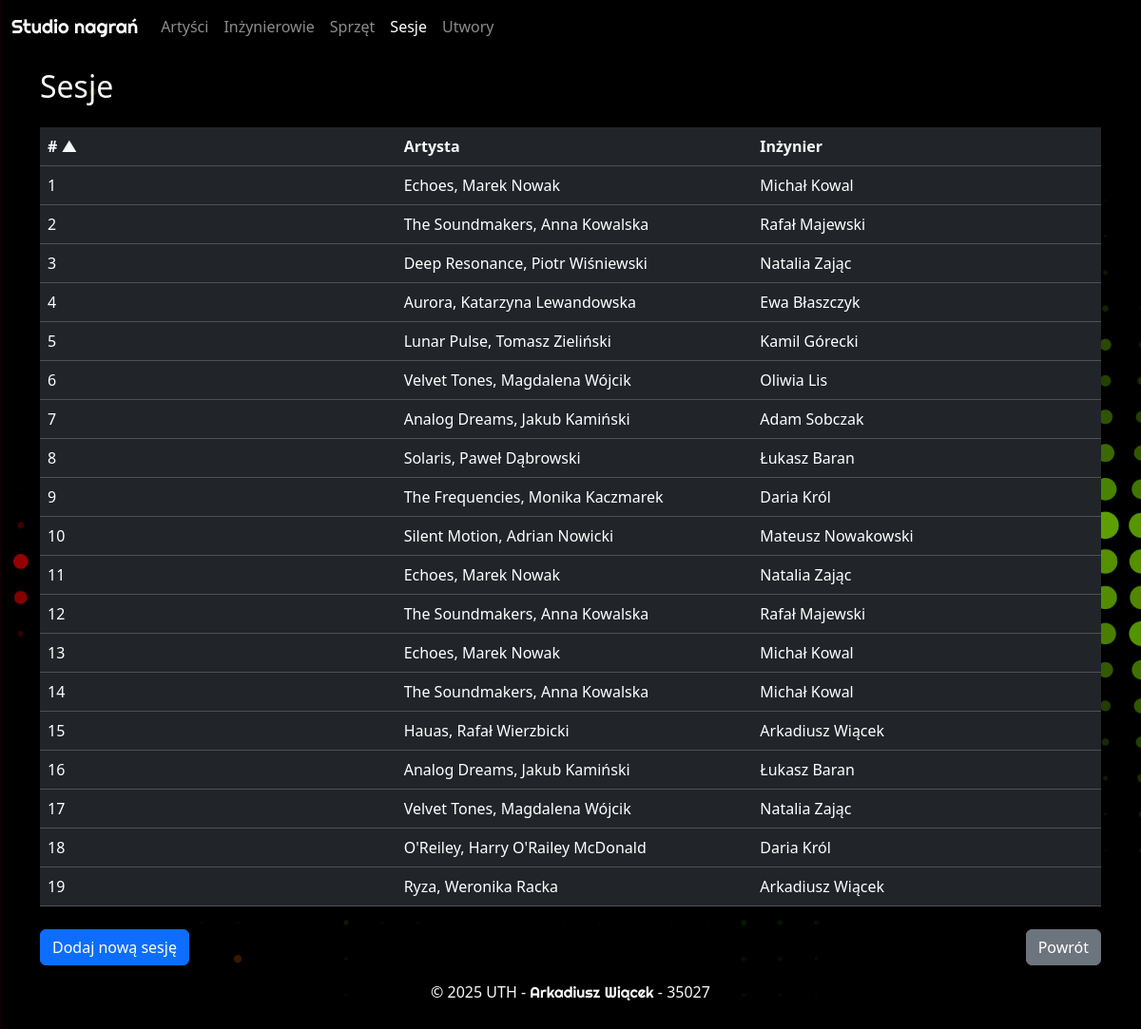
The app's page /sesje, older data.
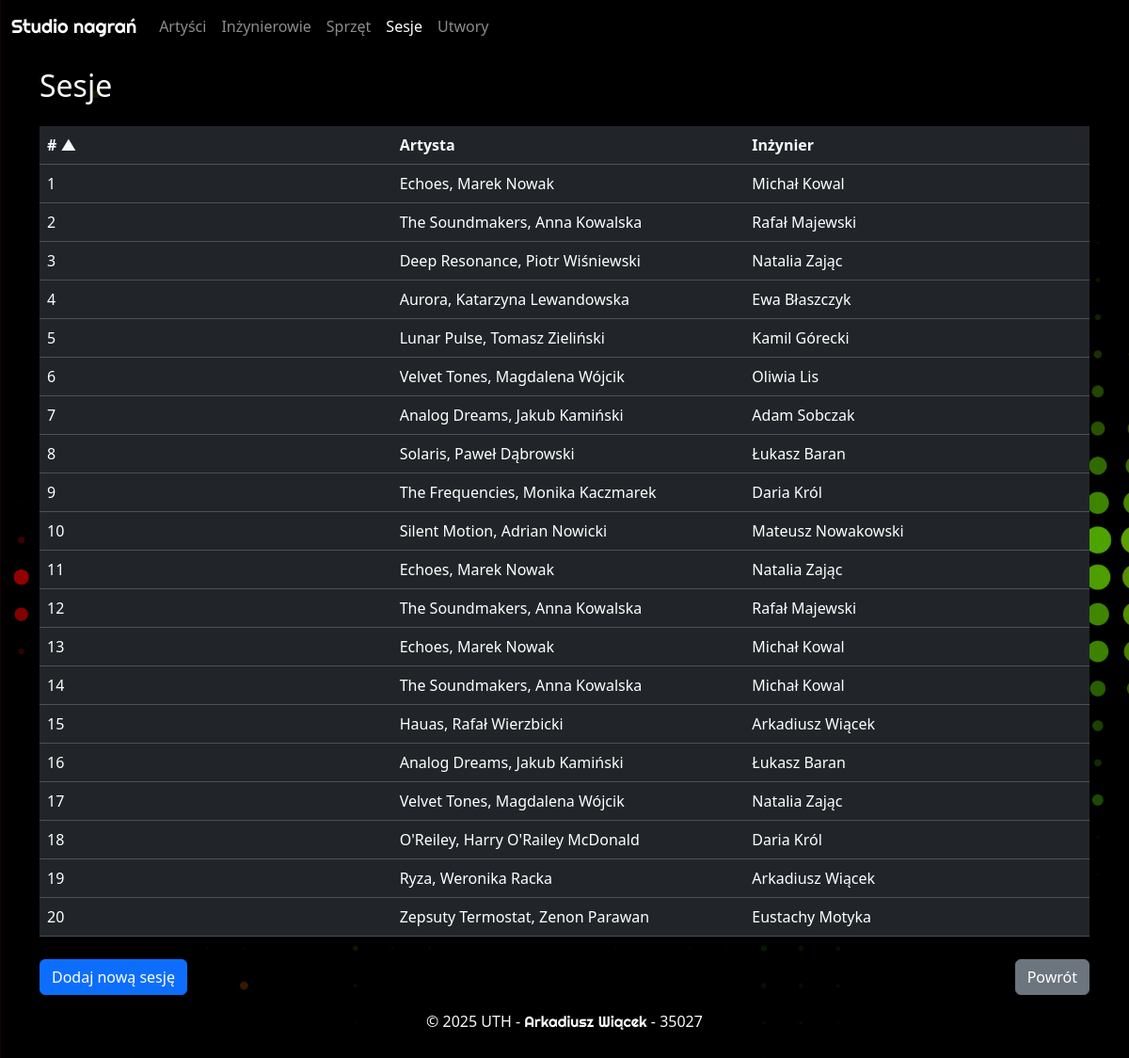
The same page, newer data.
### studio_nagran.py (models this page shows)
class Sesje(Base):
    __tablename__ = "sesje"
    IdSesji = Column(Integer, primary_key=True)
    IdArtysty = Column(Integer, ForeignKey("artysci.IdArtysty", ondelete="CASCADE"))
    IdInzyniera = Column(
        Integer, ForeignKey("inzynierowie.IdInzyniera", ondelete="CASCADE")
    )
    TerminStart = Column(String)
    TerminStop = Column(String)
    artysci = relationship("Artysci", back_populates="sesje")
    inzynierowie = relationship("Inzynierowie", back_populates="sesje")
    utwory = relationship("Utwory", back_populates="sesje")
    sprzety_sesje = relationship("SprzetySesje", back_populates="sesje")

class Artysci(Base):
    __tablename__ = "artysci"
    IdArtysty = Column(Integer, primary_key=True)
    Nazwa = Column(String)
    Imie = Column(String)
    Nazwisko = Column(String)
    sesje = relationship(
        "Sesje", back_populates="artysci", cascade="all, delete-orphan"
    )
    utwory = relationship(
        "Utwory", back_populates="artysci", cascade="all, delete-orphan"
    )

class Inzynierowie(Base):
    __tablename__ = "inzynierowie"
    IdInzyniera = Column(Integer, primary_key=True)
    Imie = Column(String)
    Nazwisko = Column(String)
    sesje = relationship(
        "Sesje", back_populates="inzynierowie", cascade="all, delete-orphan"
    )

### studio_nagran.py (the view, shortened to what this page needs)
@app.route("/sesje")
def sesje_view():
    sesja = Session()
    try:
        sort_by = request.args.get('sort', 'IdSesji')
        order = request.args.get('order', 'asc')
        if sort_by in ['NazwaArtysty', 'ImieArtysty', 'NazwiskoArtysty']:
            if sort_by == 'NazwaArtysty':
                column = Artysci.Nazwa
            elif sort_by == 'ImieArtysty':
                column = Artysci.Imie
            else:
                column = Artysci.Nazwisko
            if order == 'desc':
                column = column.desc()
            else:
                column = column.asc()
            sesje_list = (
                sesja.query(Sesje)
                .join(Artysci)
                .options(joinedload(Sesje.artysci))
                .options(joinedload(Sesje.inzynierowie))
                .order_by(column)
                .all()
            )
        else:
            sort_columns = {
                'IdSesji': Sesje.IdSesji
            }
            if sort_by not in sort_columns:
                sort_by = 'IdSesji'
            column = sort_columns[sort_by]
            if order == 'desc':
                column = column.desc()
            else:
                column = column.asc()
            sesje_list = (
                sesja.query(Sesje)
                .options(joinedload(Sesje.artysci))
                .options(joinedload(Sesje.inzynierowie))
                .order_by(column)
                .all()
            )
        return render_template("sesje.html", sesje=sesje_list, sort_by=sort_by, order=order)
    finally:
        sesja.close()

### templates/sesje.html (shortened to what this page needs)
{% extends "base.html" %}
{% block content %}
    <div class="container">
        <div class="row py-1 py-sm-3">
            <div class="col text-light">
                <h2>
                    Sesje
                </h2>
            </div>
        </div>
        <div class="row">
            <div class="col">
                <table class="table table-hover table-dark">
                    <thead>
                        <tr class="d-sm-table-row">
                            <th>
                                <div class="row">
                                    <div class="col-auto col-sm-4">
                                        <a href="?sort=IdSesji&order={% if sort_by == 'IdSesji' and order == 'asc' %}desc{% else %}asc{% endif %}" class="text-light text-decoration-none">
                                            # {% if sort_by == 'IdSesji' %}{% if order == 'asc' %}▲{% else %}▼{% endif %}{% endif %}
                                        </a>
                                    </div>
                                    <div class="col-auto col-sm-4">
                                        <a href="?sort=NazwaArtysty&order={% if sort_by == 'NazwaArtysty' and order == 'asc' %}desc{% else %}asc{% endif %}" class="text-light text-decoration-none">
                                            Artysta {% if sort_by == 'NazwaArtysty' %}{% if order == 'asc' %}▲{% else %}▼{% endif %}{% endif %}
                                        </a>
                                    </div>
                                    <div class="col-auto col-sm-4">
                                        <a href="?sort=NazwiskoInzyniera&order={% if sort_by == 'NazwiskoInzyniera' and order == 'asc' %}desc{% else %}asc{% endif %}" class="text-light text-decoration-none">
                                            Inżynier {% if sort_by == 'NazwiskoInzyniera' %}{% if order == 'asc' %}▲{% else %}▼{% endif %}{% endif %}
                                        </a>
                                    </div>
                                </div>
                            </th>
                        </tr>
                    </thead>
                    {% for sesja in sesje %}
                        <tr data-bs-toggle="modal"
                            data-bs-target="#sessionModal"
                            data-session-id="{{ sesja.IdSesji }}">
                            <td>
                                <div class="row">
                                    <div class="col-12 col-sm-4">
                                        <span class="d-inline d-sm-none"># </span>{{ sesja.IdSesji }}
                                    </div>
                                    <div class="col-12 col-sm-4">
                                        <span class="d-inline d-sm-none">Artysta: </span>{{ sesja.artysci.Nazwa }}, {{ sesja.artysci.Imie }} {{ sesja.artysci.Nazwisko }}
                                    </div>
                                    <div class="col-12 col-sm-4">
                                        <span class="d-inline d-sm-none">Inżynier: </span>{{ sesja.inzynierowie.Imie }} {{ sesja.inzynierowie.Nazwisko }}
                                    </div>
                                </div>
                            </td>
                        </tr>
                    {% endfor %}
                </table>
            </div>
        </div>
        <div class="row">
            <div class="col-12 col-sm pt-2">
                <a href="{{ url_for("dodaj_sesje_view") }}"
                   class="btn btn-primary btn-block">Dodaj nową sesję</a>
            </div>
            <div class="col-12 col-sm pt-2 d-flex justify-content-sm-end">
                <a href="{{ url_for("index") }}" class="btn btn-secondary btn-block">Powrót</a>
            </div>
        </div>
    </div>
{% endblock content %}

Row changes from the older to the newer data that the page shows:
added Sesje: IdSesji "20", artysci.Nazwa "Zepsuty Termostat", artysci.Imie "Zenon", artysci.Nazwisko "Parawan", inzynierowie.Imie "Eustachy", inzynierowie.Nazwisko "Motyka"
